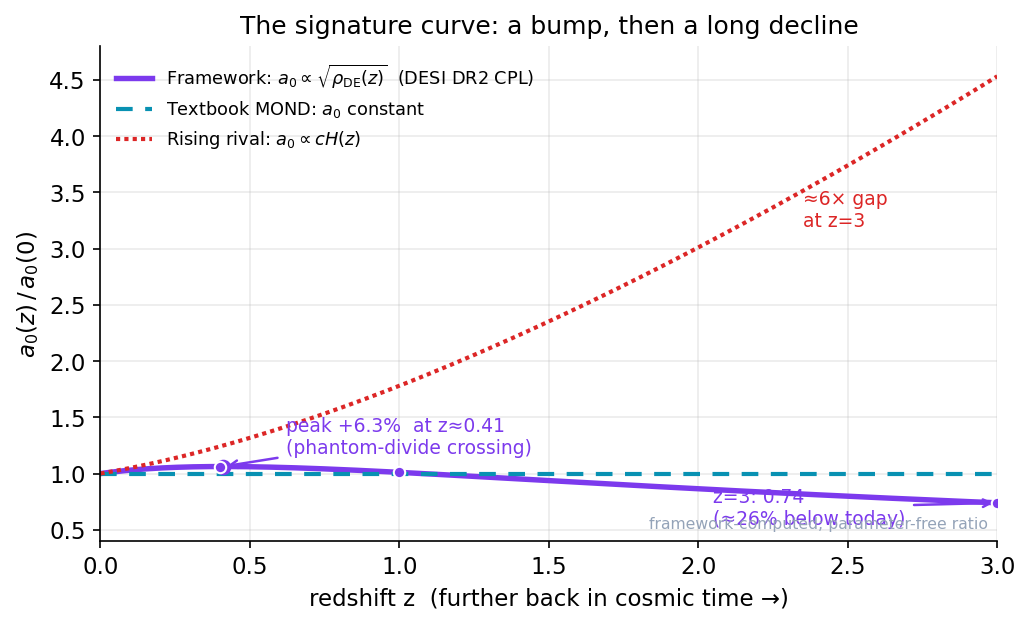

Write the Python code that produced this figure.
import numpy as np, matplotlib
matplotlib.use("Agg")
import matplotlib.pyplot as plt
plt.rcParams.update({"figure.dpi":150,"savefig.dpi":150,"font.size":11,
    "axes.grid":True,"grid.alpha":0.25,"axes.spines.top":False,"axes.spines.right":False,
    "axes.titlesize":12,"figure.facecolor":"white","axes.facecolor":"white"})
C_FW="#7c3aed"; C_NEWTON="#64748b"; C_MOND="#0891b2"; C_DATA="#dc2626"  # framework / Newton / MOND / data-or-obs

# DESI DR2 evolving-dark-energy CPL fit (working numbers from the chapter)
w0, wa = -0.75, -0.86
Om, OL = 0.31, 0.69  # flat LCDM background for the rising rival

def R_fw(z):
    # framework signature: a0(z)/a0(0) = sqrt(rho_DE(z)/rho_DE(0)), CPL closed form, ratio is parameter-free
    return (1.0+z)**(1.5*(1.0+w0+wa)) * np.exp(-1.5*wa*z/(1.0+z))

def E(z):
    # rising rival: scale tracks cH(z) ~ E(z)=H(z)/H0 (equivalently sqrt of TOTAL density)
    return np.sqrt(Om*(1.0+z)**3 + OL)

z = np.linspace(0.0, 3.0, 600)
fw = R_fw(z)
rival = E(z)

fig, ax = plt.subplots(figsize=(7,4.3))
ax.plot(z, fw, color=C_FW, lw=2.6, label=r"Framework: $a_0\propto\sqrt{\rho_{\rm DE}(z)}$  (DESI DR2 CPL)")
ax.axhline(1.0, color=C_MOND, lw=2.0, ls=(0,(4,3)), label=r"Textbook MOND: $a_0$ constant")
ax.plot(z, rival, color=C_DATA, lw=2.0, ls=(0,(1,1)), label=r"Rising rival: $a_0\propto cH(z)$")

# mark the predicted peak and the three worked-example epochs
zpk = z[np.argmax(fw)]; Rpk = fw.max()
ax.scatter([zpk],[Rpk], color=C_FW, zorder=5, s=42)
ax.annotate(f"peak +{(Rpk-1)*100:.1f}%  at z≈{zpk:.2f}\n(phantom-divide crossing)",
            xy=(zpk,Rpk), xytext=(0.62,1.18), fontsize=9, color=C_FW,
            arrowprops=dict(arrowstyle="->", color=C_FW, lw=1.2))
for zp in [0.4,1.0,3.0]:
    yp=R_fw(zp); ax.scatter([zp],[yp], color=C_FW, edgecolor="white", zorder=6, s=30)
ax.annotate(f"z=3: {R_fw(3.0):.2f}\n(≈26% below today)", xy=(3.0,R_fw(3.0)),
            xytext=(2.05,0.55), fontsize=9, color=C_FW,
            arrowprops=dict(arrowstyle="->", color=C_FW, lw=1.2))
ax.annotate(f"≈{E(3.0)/R_fw(3.0):.0f}× gap\nat z=3", xy=(3.0, (E(3.0)+R_fw(3.0))/2),
            xytext=(2.35,3.2), fontsize=9, color=C_DATA)

ax.set_xlim(0,3); ax.set_ylim(0.4,4.8)
ax.set_xlabel("redshift z  (further back in cosmic time →)")
ax.set_ylabel(r"$a_0(z)\,/\,a_0(0)$")
ax.set_title("The signature curve: a bump, then a long decline")
ax.legend(frameon=False, loc="upper left", fontsize=8.5)
ax.text(0.99,0.02,"framework-computed; parameter-free ratio", transform=ax.transAxes,
        ha="right", va="bottom", fontsize=7.5, color="#94a3b8")
fig.tight_layout(); fig.savefig("ch25_a0z_signature_curve.png", bbox_inches="tight"); print("ok")
